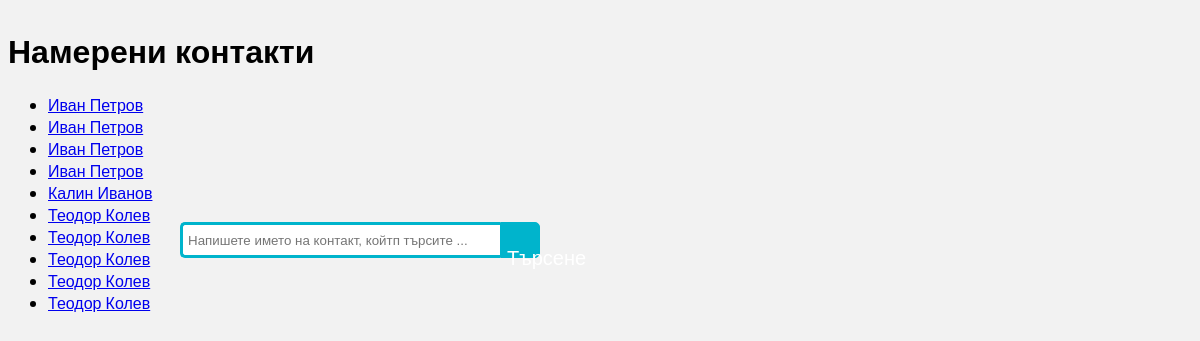
/contacts/, run on the app's committed database.
### adresbook/models.py (models this page shows, shortened)
class Contact(models.Model):
    contact_title = models.CharField(max_length=150, verbose_name='Име')
    contact_phone_1 = models.CharField(max_length=150, verbose_name='Телефон 1')
    contact_phone_2 = models.CharField(max_length=150, verbose_name='Телефон 2', blank=True, default='')
    contact_mail_1 = models.CharField(max_length=150, verbose_name='Електронен адрес 1')
    contact_mail_2 = models.CharField(max_length=150, verbose_name='Електронен адрес 2', blank=True, default='')
    contact_type = models.ForeignKey(ContactType, on_delete=models.DO_NOTHING, verbose_name='Вид контакт')
    contact_note = models.CharField(max_length=255, verbose_name='Бележки')
    class Meta:
        verbose_name = "Контакт"
        verbose_name_plural = "Контакти"
        ordering = ('contact_title',)

### adresbook/views.py (the view)
# urls.py: path('', views.IndexView.as_view(), name='index'),
class IndexView(generic.ListView):
    template_name = 'search.html'
    context_object_name = 'contact_list'
    model = Contact
    paginate_by = 10
    def get_context_data(self, **kwargs):
        context = super(IndexView, self).get_context_data(**kwargs)
        return context
    def get_queryset(self):
        query = self.request.GET.get('q')
        if query:
            return Contact.objects.filter(contact_title=query)
        else:
            return Contact.objects.all()

### adresbook/templates/search.html (shortened to what this page needs)
{% load static %}
<!DOCTYPE html>
<html lang="en">
    <head>
        <link href="{% static 'font-awesome.min.css' %}" rel="stylesheet" type="text/css">
        <link href="{% static 'search.css' %}" rel="stylesheet" type="text/css">
    </head>
    <body>
        <div id="search_form">
            <form action="" method="get">
                <div class="wrap">
                   <div class="search">
                      <input type="text" class="searchTerm" placeholder="Напишете името на контакт, койтп търсите ..." name="q">
                      <button type="submit" class="searchButton">
                        <i class="fa fa-search"></i>
                          Търсене
                     </button>
                   </div>
                </div>
            </form>
        </div>
        <div id="search_result">
            {% block content %}
              {% if contact_list %}
              <h1>Намерени контакти</h1>
              <ul>
                {% for contact in contact_list %}
                  <li>
                      <a href="{% url 'contact-detail' contact.pk %}">{{ contact.contact_title }}</a>
                  </li>
                {% endfor %}
              </ul>
              {% else %}
                <p>Нищо не е намерено.</p>
              {% endif %}
            {% endblock %}
        </div>
    </body>
</html>

### adresbook/static/search.css (style rules this page uses)
body { background: #f2f2f2; font-family: 'Open Sans', sans-serif; }
.search { width: 100%; position: relative; display: flex; }
.searchTerm { width: 100%; border: 3px solid #00B4CC; border-right: none; padding: 5px; height: 20px; border-radius: 5px 0 0 5px; outline: none; color: #9DBFAF; }
.searchButton { width: 40px; height: 36px; border: 1px solid #00B4CC; background: #00B4CC; text-align: center; color: #fff; border-radius: 0 5px 5px 0; cursor: pointer; font-size: 20px; }
.wrap { width: 30%; position: absolute; top: 30%; left: 30%; transform: translate(-50%, -50%); }
#search_result { float: left; width:100%; min-height:80%; }
#search_form { float: right; width:100%; min-height:20%; }

### data on the page
Contact: contact_title "Иван Петров"
Contact: contact_title "Иван Петров"
Contact: contact_title "Иван Петров"
Contact: contact_title "Иван Петров"
Contact: contact_title "Калин Иванов"
Contact: contact_title "Теодор Колев"
Contact: contact_title "Теодор Колев"
Contact: contact_title "Теодор Колев"
Contact: contact_title "Теодор Колев"
Contact: contact_title "Теодор Колев"
